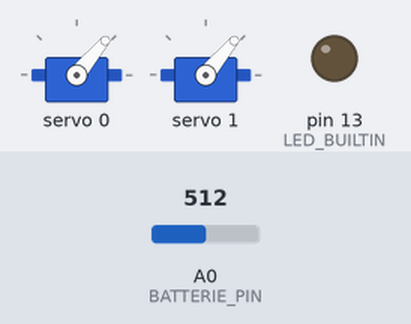
The sketch below on a simulated Arduino Uno, built with avr-gcc and run on an emulated ATmega328P. Shown: 2 × servo, output pins drawn as LEDs (lit = HIGH). Inputs (shaded band) come from the test bench; at power-on: A0 (BATTERIE_PIN) = 512. What the sketch prints to the serial monitor is not drawn. At 1.4 s the program stops and its outputs stay as they are.

Above: at 1.2 s.
1.3 s: A0 (BATTERIE_PIN) set to 0
At 1.9 s:
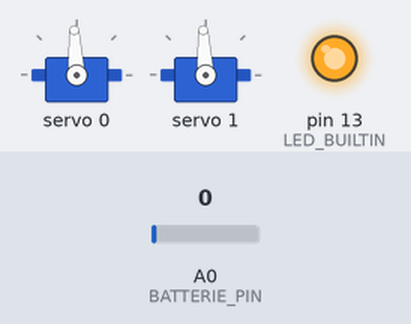
Timing chart, 0 to 2.9 s (numbered marks = the images above; inputs shaded):
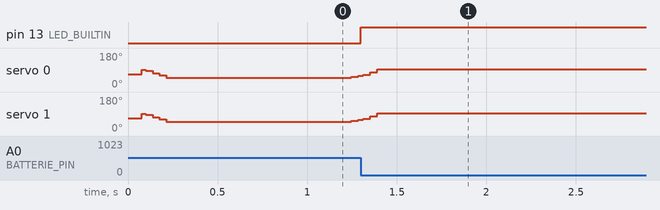

The sketch:

HyperionProg.ino
```cpp
//Benjamin FONDU
//Concours Hyperion system design
#include "Commande.h"


void setup() {
  Serial.begin(9600);
  Setup();
  Serial.println(GetPositionAngulaire());//on affiche l'angle des servos
  Serial.println(GetVitesseReel());//on affiche la vitesse des moteurs
  Serial.println(GetLevelPercentage());//on affiche le niveau de batterie
}
void loop() {
  //test de certaines fonctions
  BatteryLevel();
  SetServo(10,5);//10° a la vitesse 5
  Serial.println(GetPositionAngulaire());
  delay(1000);
  SetServo(70,2);
  Serial.println(GetPositionAngulaire());
  delay(1000);
  SetServo(130,8);
  Serial.println(GetPositionAngulaire());
  delay(1000);
  SetSpeed(LEVI,20,1);//20% de vitesse max avec un pas de 1 : lentement
  Serial.println(GetVitesseReel());//on affiche la vitesse des moteurs
  SetSpeed(GUID,30,3);


}
```

Commande.cpp
```cpp
#include "Commande.h"
#include "Arduino.h"

Adafruit_PWMServoDriver pwm = Adafruit_PWMServoDriver();//objet PWM

bool urgence = false;//sert à la detection d'arret d'urgence
bool Exit = false;//sert à n'activer qu'une seule fois la fonction abort()
float getLevel_percentage = 100;//%
float vitesse_reel = 0;//tr/min
float PositionAngulaire = 0;

void SetServo(float angle, int pas){

PositionAngulaire = angle; // on met à jour position angulaire qui sera en degré si on veut connaitre l'angle du servo
static float angle_prev = AngleToPulse(0);//garde la valeur de la précédente position angulaire du servo (en µs)
angle = AngleToPulse(angle);//conversion en µs

if (angle_prev<angle){//cas ou l'angle précédent est inférieur à l'angle voulu

  while((angle_prev<angle) & (urgence == false)){//execution tant que l'angle voulu n'est pas atteind ET qu'auncune detection d'arret d'urgence n'est faite
    pwm.writeMicroseconds(SERVO1_PIN,angle_prev);//bouge le servo 1
    pwm.writeMicroseconds(SERVO2_PIN,angle_prev);//bouge le servo 2
    if(Exit == false) {BatteryLevel();}//on vérifie le niveau de batterie, permet l'arret d'urgence même pendant le mouvement d'un servo (agit comme du multitasking)
    //Exit permet de n'activer qu'une fois la fonction Abort(), sinon imbrication des Abort() lors du SetServo et SetSpeed() dans ce dernier

    angle_prev+=pas;//incremention de l'angle suivant le pas choisi (notion de vitesse du mouvement, plus le pas est grand,plus le mouvement est rapide)
  }

}else{//cas ou l'angle précédent est supérieur à l'angle voulu
  while((angle_prev>angle) & (urgence == false)){//idem que première boucle
    pwm.writeMicroseconds(SERVO1_PIN,angle_prev);
    pwm.writeMicroseconds(SERVO2_PIN,angle_prev);
    if(Exit == false) {BatteryLevel();}

    angle_prev-=pas;//diminution de l'angle suivant le pas
  }
 }
 if(urgence == true){//sortie de boucle, or si urgence = true, cela signfie qu'un arret d'urgence a été détécté
    Abort();//déclenchement de l'arrêt d'urgence

  }else{
    angle_prev = angle;//sinon on actualise l'angle précédent
  }
}


float AngleToPulse(float val){
  //converti les angles (0 à 180) en longueur de pulsation (1000 à 2000µs)
 return (float)map(val,SERVOMIN , SERVOMAX, PULSEMIN, PULSEMAX);
}

void BatteryLevel(){
  float getLevel = analogRead(BATTERIE_PIN);//récupere la tension (entre 0 et 1023)

  float minValue = 1023*TensionMin/5;//conversion Tension Min sur 10 bits
  float maxValue = 1023*TensionMax/5;//conversion Tension Max sur 10 bits

  getLevel_percentage = (getLevel - minValue)/(maxValue - minValue)*100; //get level en pourcentage (diff actuelle/diff max)

  if (getLevel_percentage > 100){
    getLevel_percentage = 100;//on fixe la valeur max de getLevel_percentage à 100% au cas ou on est > TensionMax

  }
  else if (getLevel_percentage <= BatterieSeuil) {
    urgence=true;//permet de sortir des boucles while de SetServo et SetSpeed des que le seuil minimum est franchi
  }
}

void SetSpeed(MODE_MOTEUR mode, float Speed, int pas){
  //même démarche de code que SetServo()
  static float vitesse_prev = PULSEMIN; //garde la valeur de la vitesse précédente (en µs)
  static float vitesse = (Speed/100+1)*PULSEMIN;//Speed est un pourcentage de vitesse max (qui est en µs), on converti speed en une vitesse en µs
  int num;//représentera les pins des différents moteurs

if(mode == LEVI){//distinction des moteurs de lévitation et de guidage
  num = MOTEURLEVI_PIN;//num vaut la pin du premier moteur (que l'on incrémentera)
}
if(mode == GUID){
  num = MOTEURGUID_PIN;
}

if (vitesse_prev<vitesse){//si vitesse précédente inférieure à vitesse voulue
while((vitesse_prev<vitesse) & (urgence == false)){//execution tant que la vitesse voulu n'est pas atteinte ET qu'auncune detection d'arret d'urgence n'est faite
   pwm.writeMicroseconds(num,vitesse_prev);//bouge moteur 1
   pwm.writeMicroseconds(num+1,vitesse_prev);//on incrémente le pin, hypothese : les moteurs LEVI (tout comme les moteurs GUID) sont branchés à la suite
   pwm.writeMicroseconds(num+2,vitesse_prev);
   pwm.writeMicroseconds(num+3,vitesse_prev);
   vitesse_reel = KVMOTEUR*ALIMENTATION*100*(vitesse_prev/PULSEMIN - 1);//permet de connaitre la vitesse du moteur en temps reél (en tr/min)
   if(Exit == false) {BatteryLevel();}//on vérifie le niveau de batterie, permet l'arret d'urgence même pendant le mouvement d'un servo (agit comme du multitasking)
   vitesse_prev+=pas;//incrémentation de la vitesse suivant le pas permettant une accélération progressive
}
}else{//si vitesse précédente supérieure à vitesse voulue
  while((vitesse_prev>vitesse) & (urgence == false)){//idem
   pwm.writeMicroseconds(num,vitesse_prev);
   pwm.writeMicroseconds(num+1,vitesse_prev);
   pwm.writeMicroseconds(num+2,vitesse_prev);
   pwm.writeMicroseconds(num+3,vitesse_prev);
   vitesse_reel = KVMOTEUR*ALIMENTATION*100*(vitesse_prev/PULSEMIN - 1);
   if(Exit == false) {BatteryLevel();}
   vitesse_prev-=pas;//diminution de la vitesse suivant le pas permettant une  déccélération progressive

  }
}
 if(urgence == true){//sortie de boucle while, or si urgence = true, cela signfie qu'un arret d'urgence a été détécté
  Abort();
 }else{
  vitesse_prev = vitesse;//mise à jour de la vitesse
 }

}

void Setup() {
  pwm.begin();
  pwm.setPWMFreq(SERVO_FREQ);
  pinMode(LED_BUILTIN, OUTPUT);
  digitalWrite(LED_BUILTIN, LOW);

  SetServo(ANGLE_INIT,10);//init des servos à 90° (a tester)
  SetSpeed(LEVI,0,10);//init des moteur à 0%
  SetSpeed(GUID,0,10);
  BatteryLevel();//on vérifie une première fois l'état de la batterie

}

void Abort() {

 while(true){//boucle infinie
    Exit = true;//Après première execution de Abort(), on ne veut plus l'exectuer, on souhaite rester dedans indéfiniment, Exit permet cela
    digitalWrite(LED_BUILTIN, HIGH);//previent l'utilisateur via la LED que l'arret d'urgence est en cours
    urgence=false;//permet de reutiliser les fonctions SetServo() et SetSpeed()pour juste après
     SetSpeed(LEVI,0,1);//on arrete (0%) les moteurs avec un pas de 1 (très lentement, au choix avec les tests)
     SetSpeed(GUID,0,1);
     SetServo(ANGLE_INIT,5);//remise à la position initiale à vitesse modérée (pas de 5, au choix avec les tests)

  }
}

float GetVitesseReel(){//avoir la vitesse reelle
  return vitesse_reel;
}
float GetPositionAngulaire(){//avoir l'angle des servos
  return PositionAngulaire;
}
float GetLevelPercentage(){//avoir le niveau de batterie
  return getLevel_percentage;
}
```

Commande.h
```cpp
#ifndef COMMANDE_H_INCLUDED
#define COMMANDE_H_INCLUDED

#include <Wire.h>
#include <Adafruit_PWMServoDriver.h>


#define BATTERIE_PIN  A0 //Port analogique récupérant la tension de la batterie
#define MOTEURLEVI_PIN 2 //Pin du premier moteur de levitation
#define MOTEURGUID_PIN 6 //Pin du premier moteur de guidage
#define SERVO1_PIN 0//pin servo1
#define SERVO2_PIN 1//pin servo2
#define BatterieSeuil 3 //Seuil d'arrêt : 3%
#define TensionMin 0//V
#define TensionMax 5//V
#define SERVO_FREQ 50//fréquence PWM
#define PULSEMIN  1000 // pulse length min en µs
#define PULSEMAX  2000 // pulse length max en µs
#define SERVOMIN 0//degré min du servo
#define SERVOMAX 180//degré max du servo
#define ANGLE_INIT 90//angle d'init et d'arret d'urgence
#define KVMOTEUR 1200//Kv
#define ALIMENTATION 15//V

typedef enum{//caractérisation du moteur brushless pour SetSpeed()
  LEVI,//levitation
  GUID,//guidage
}MODE_MOTEUR;

void SetServo(float angle, int pas);//args:float angle voulu,int pas d'incrementation (entre 1 et 10,permet de varier la vitesse du servo)
float AngleToPulse(float val);
void BatteryLevel();
void SetSpeed(MODE_MOTEUR mode, float Speed, int pas);//args:MODE_MOTEUR mode (LEVI ou GUID), float Speed (pourcentage de vitesse max (qui est en µs)), int pas (pas d'incrementation pour accélération ou déccélération progressive)
void Setup();
void Abort();

float GetVitesseReel();
float GetPositionAngulaire();
float GetLevelPercentage();

#endif // COMMANDE_H_INCLUDED
```

Measured:
- after the input at 1.3 s, pin 13 (LED_BUILTIN): LOW → HIGH at once
